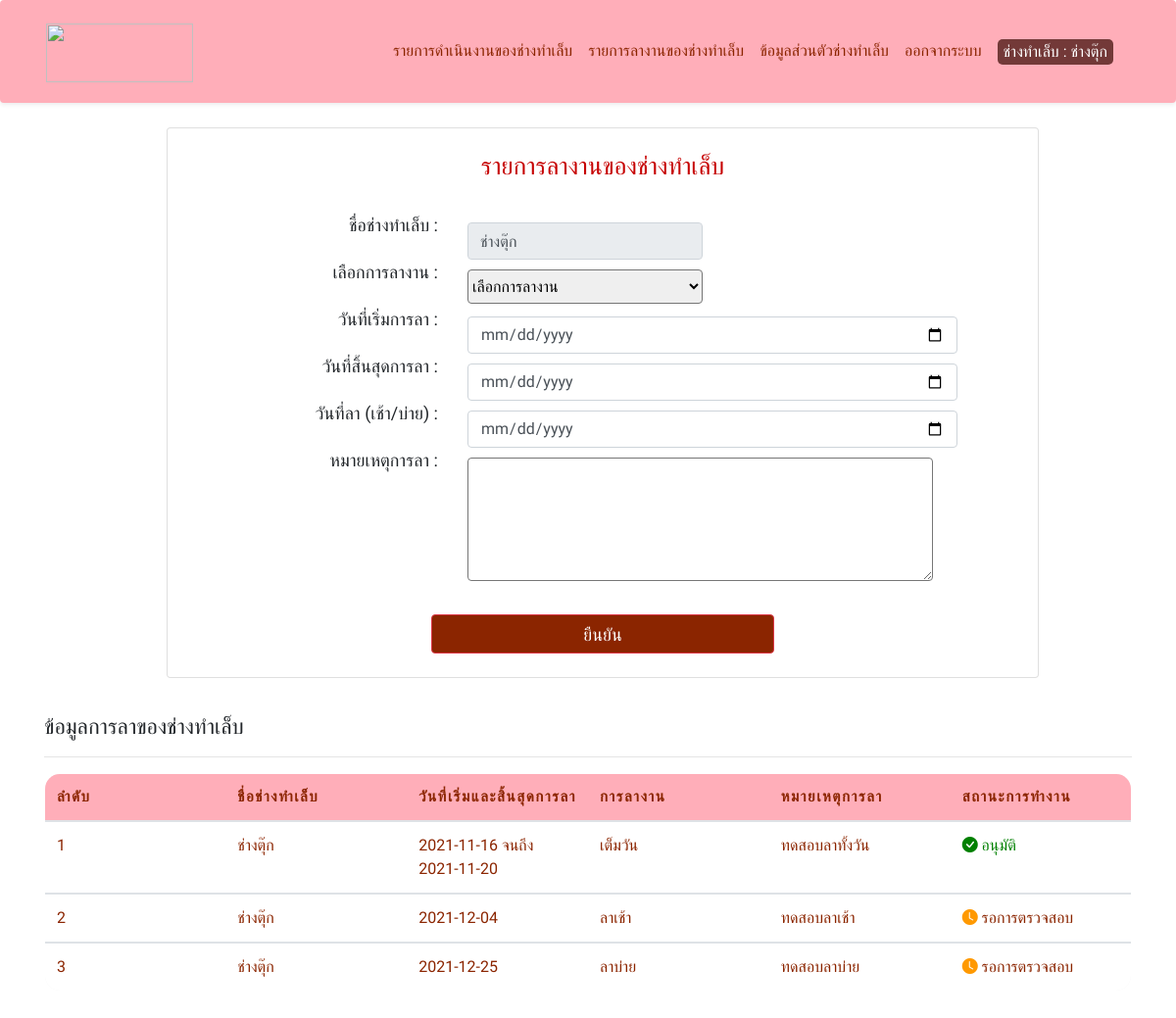
The page /nailer/nailer_leave.php (signed in) on the database its author committed.
### tables this page shows
CREATE TABLE `nailer` (
  `nailer_id` int(11) NOT NULL,
  `nailer_name` varchar(50) NOT NULL,
  `fname` varchar(500) NOT NULL,
  `lname` varchar(500) NOT NULL,
  `nailer_tel` varchar(10) NOT NULL,
  `username` varchar(500) NOT NULL,
  `password` varchar(500) NOT NULL,
  `nailer_picture` varchar(1000) NOT NULL,
  `typeuser_id` int(10) NOT NULL
);

CREATE TABLE `nailer_leave` (
  `leave_id` int(50) NOT NULL,
  `leave_begin` date NOT NULL,
  `leave_end` date NOT NULL,
  `leave_type` text NOT NULL,
  `leave_description` varchar(1000) NOT NULL,
  `nailer_id` int(50) NOT NULL,
  `leavestatus_id` int(11) NOT NULL
);

CREATE TABLE `type_leave` (
  `leavestatus_id` int(11) NOT NULL,
  `leave_status` varchar(50) NOT NULL
);

### nailer/nailer_leave.php (the view, shortened to what this page needs)
<!DOCTYPE html>
<html lang="en">
<head>
    <?php include "../header_nailer.php"; ?>
    <link rel="stylesheet" href="../css.css">
    <link rel="stylesheet" href="../table.css">
    <link rel="stylesheet" href="../table_card.css">
    <link rel="stylesheet" href="../css_nailer.css">
    <link rel="stylesheet" href="https://stackpath.bootstrapcdn.com/bootstrap/4.4.1/css/bootstrap.min.css">
</head>
<body>
    <div class="container" id="header_nailer">
        <div class="row">
            <div class="col-1"></div>
            <div class="col-10">
                <?php
                $nailer_id =  $_SESSION["nailer_id"];
                include('../conn/conn.php');
                $query = "SELECT * FROM nailer WHERE nailer_id='$nailer_id' ";
                $result = mysqli_query($conn, $query);
                while ($row = mysqli_fetch_array($result)) {
                    $nailer_id = $row['nailer_id'];
                ?>
                <div class="card mb-3" id="nailer_data">
                    <div class="row">
                        <div class="col-md-12">
                            <div class="card-body"><br>
                                <form action="../conn/conn_nailer_leave.php?nailer_id=<?php echo $nailer_id; ?>" method="POST"
                                    enctype="multipart/form-data">
                                    <div class="row">
                                        <div class="col-md-12">
                                            <h2>รายการลางานของช่างทำเล็บ</h2>
                                        </div><br><br><br>
                                        <div class="col-4">
                                            <label>ชื่อช่างทำเล็บ : </label><br>
                                        </div>
                                        <div class="col-8">
                                            <input class="form-control" id="nailer_nameleave" type="text"
                                                value="<?php echo $row['nailer_name']; ?>" size="5" name="nailer_name" Disabled>
                                        </div><br><br>
                                        <div class="col-4">
                                            <label>เลือกการลางาน : </label><br>
                                        </div>
                                        <div class="col-8">
                                            <select name="leave_type" id="leave_type" class="dropdown_leave" required>
                                                <option value="" selected disabled>เลือกการลางาน</option>
                                            </select>
                                        </div><br><br>
                                        <div class="col-4">
                                            <label class="leave_begin">วันที่เริ่มการลา : </label><br>
                                        </div>
                                        <div class="col-8">
                                            <input class="form-control" type="date" value="" id="leave_begin" name="leave_begin"
                                                min='1899-01-01' max='3000-12-12' required>
                                        </div><br><br>
                                        <div class="col-4">
                                            <label class="leave_end">วันที่สิ้นสุดการลา : </label><br>
                                        </div>
                                        <div class="col-8">
                                            <input class="form-control" type="date" value="" id="leave_end" name="leave_end"
                                                min='1899-01-01' max='3000-12-12' required>
                                        </div><br><br>
                                        <div class="col-4">
                                            <label class="leave_date">วันที่ลา (เช้า/บ่าย) : </label><br>
                                        </div>
                                        <div class="col-8">
                                            <input class="form-control" type="date" value="" id="leave_date" name="leave_date"
                                                min='1899-01-01' max='3000-12-12' required>
                                        </div><br><br>
                                        <div class="col-4">
                                            <label class="leave_description">หมายเหตุการลา : </label><br>
                                        </div>
                                        <div class="col-8">
                                            <textarea name="leave_description" id="leave_description" cols="50" rows="5" required></textarea>
                                        </div>
                                        <div class="confirm_leave"><br>
                                            <button type="submit" class="btn btn-outline-danger" width="100%">ยืนยัน</button>
                                        </div>
                                    </div>
                                </form>
                            </div>
                        </div>
                        <?php ;
                                    }
                                        ?><br>
                    </div>
                </div>
            </div>
        </div><br>
        <div class="row">
            <div class="col-12">
                <label class="header-data">ข้อมูลการลาของช่างทำเล็บ</label>
                <hr>
                <table class="table table-striped table-hover w-100">
                    <thead class="header-table">
                        <tr>
                            <th scope="col">ลำดับ</th>
                            <th scope="col">ชื่อช่างทำเล็บ</th>
                            <th scope="col">วันที่เริ่มและสิ้นสุดการลา</th>
                            <th scope="col">การลางาน</th>
                            <th scope="col">หมายเหตุการลา</th>
                            <th scope="col">สถานะการทำงาน</th>
                        </tr>
                    </thead>
                    <?php
                    $n = 1;
                    $sql = "SELECT * FROM type_leave
                    INNER JOIN nailer_leave ON type_leave.leavestatus_id=nailer_leave.leavestatus_id
                    INNER JOIN nailer ON nailer_leave.nailer_id=nailer.nailer_id
                    WHERE nailer_leave.nailer_id='$nailer_id' ORDER BY leave_id";
                    $result = mysqli_query($conn, $sql);
                    while ($row_leave = mysqli_fetch_array($result)) { ?>
                        <tbody>
                            <tr>
                            <td scope="row" data-label="ลำดับ"><?php echo $n ?></td>
                            <td data-label="ชื่อช่างทำเล็บ" class="des"><?php echo $row_leave['nailer_name'] ?></td>
                            <td data-label="วันที่เริ่มและสิ้นสุดการลา"><?php
                                                    if ($row_leave['leave_begin'] == $row_leave['leave_end']) {
                                                        echo $row_leave['leave_begin'];
                                                    } else if ($row_leave['leave_end'] == '0000-00-00') {
                                                        echo $row_leave['leave_begin'];
                                                    } else {
                                                        echo $row_leave['leave_begin'] . ' จนถึง ' . $row_leave['leave_end'];
                                                    } ?>
                            </td>
                            <td data-label="การลางาน"><?php echo $row_leave['leave_type'] ?></td>
                            <td data-label="หมายเหตุการลา"><?php echo $row_leave['leave_description'] ?></td>
                            <td data-label="สถานะ">
                                <?php
                                if ($row_leave['leavestatus_id'] == 1) {
                                    echo "<span class='success-con'><i class='bi bi-check-circle-fill'></i>&nbsp;". $row_leave['leave_status'] . "</span>";
                                } else if ($row_leave['leavestatus_id'] == 2) {
                                    echo "<span class='success-fail'><i class='bi bi-x-circle-fill'></i>&nbsp;" . $row_leave['leave_status'] . "</span>";
                                } else {
                                    echo "<span class='success-wait'><i class='bi bi-clock-fill'></i>&nbsp;รอการตรวจสอบ</span>";
                                }
                                $n++
                                ?>
                            </td>
                            </tr>
                        </tbody>
                    <?php }
                    ?>
                </table>
            </div>
        </div><br>
    </div>
</body>
</html>

### css.css (style rules this page uses)
* { font-family: 'Prompt', sans-serif; background-image: '../img/bg/bg1.jpg'; background-attachment: fixed; }
.header-data { margin-bottom: -30px; font-size: 22px; }
.confirm_leave { display: block; margin: auto; font-size: 18px; }
.confirm_leave button { background-color: #8B2500 !important; color: white !important; width: 350px; height: 40px; font-size: 18px; }
#leave_begin { width: 500px !important; }
#leave_end { width: 500px !important; }
#leave_date { width: 500px !important; }
label { display:block; line-height:5px; }
[class*="col-"] { width: 100%; }

### table.css (style rules this page uses)
table thead th { background-color: #FFAEB9 !important; color: #8B2500 !important; }
table tbody td { background-color: white; color: #8B2500 !important; }
table { border-collapse: collapse !important; border-radius: 1em !important; overflow: hidden !important; }

### table_card.css (style rules this page uses)
table { border: 1px solid #ccc; border-collapse: collapse; margin: 0; padding: 0; width: 100%; table-layout: fixed; }
table tr { background-color: #f8f8f8; border: 1px solid #FFAEB9; padding: .35em; }
table th, table td { padding: .625em; }
table th { font-size: .95em; letter-spacing: .1em; text-transform: uppercase; }
body { line-height: 1.25; }

### css_nailer.css (style rules this page uses)
#nailer_data { margin-left:30px; }
#nailer_data label { float:right; font-size:18px; }
#header_nailer { padding-top: 130px; }
#header_nailer h2 { text-align:center; color:#C60000; font-size:25px; }
.dropdown_leave { width: 15em; height: 2.2em; border-radius: 4px; }
#nailer_data textarea { border-radius: 4px; }
#nailer_nameleave { width: 15em; }
.success-con { color: green; }
.success-wait i { color: #FF9900; }
.card { display: inline; }
.card-body { display: inline; }

### header_nailer.php (style rules this page uses)
body { background-image: url('https://i.pinimg.com/564x/af/c2/10/afc21018708639dabcbb588ecee0f3a2.jpg'); background-repeat: no-repeat; background-size: 100% 100%; }

### rows shown on the page
nailer: nailer_name "ช่างตุ๊ก"
nailer_leave: nailer.nailer_name "ช่างตุ๊ก", leave_begin "2021-11-16", leave_end "2021-11-20", leave_type "เต็มวัน", leave_description "ทดสอบลาทั้งวัน", leavestatus.leave_status "อนุมัติ"
nailer_leave: nailer.nailer_name "ช่างตุ๊ก", leave_begin "2021-12-04", leave_type "ลาเช้า", leave_description "ทดสอบลาเช้า", shows "รอการตรวจสอบ"
nailer_leave: nailer.nailer_name "ช่างตุ๊ก", leave_begin "2021-12-25", leave_type "ลาบ่าย", leave_description "ทดสอบลาบ่าย", shows "รอการตรวจสอบ"

### other values the page prints
$_SESSION['nailer_name'] "ช่างตุ๊ก"
